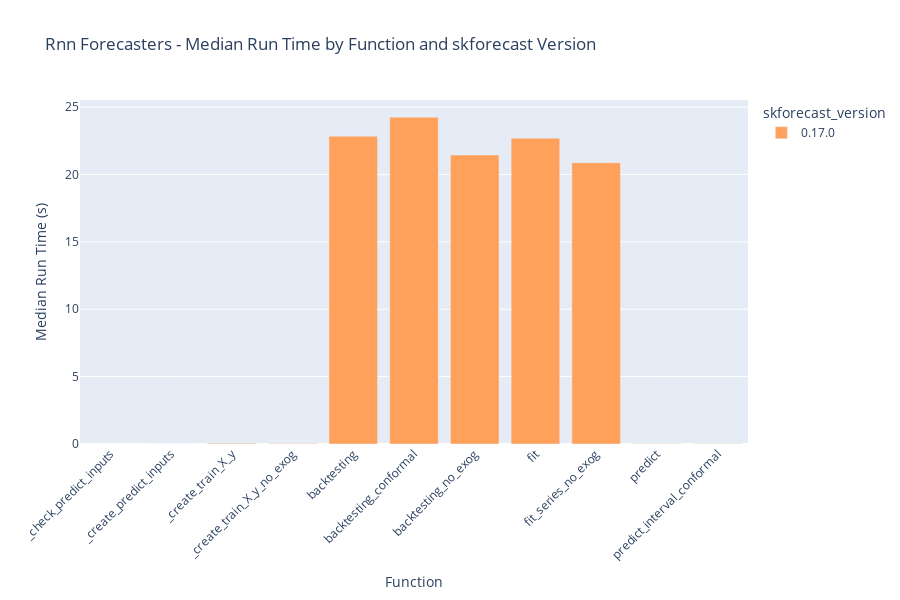

This figure's notebook cell:
### Markdown cell above
# Summary of historical results

### Code cell
selected_date = None
# 'Linux-6.11.0-24-generic-x86_64-with-glibc2.39'
# 'Windows-10-10.0.19045-SP0'
selected_platform = None

results_benchmark_all = joblib.load("./benchmark.joblib")
results_benchmark_all['function_name'] = results_benchmark_all['function_name'].str.split('_', n=1).str[1]
if selected_date:
    results_benchmark_all = results_benchmark_all.query("datetime.dt.date == @selected_date")
if selected_platform:
    results_benchmark_all = results_benchmark_all.query("platform == @selected_platform")
results_benchmark_all = results_benchmark_all.groupby(['forecaster_name', 'skforecast_version', 'function_name'])['run_time_avg'].agg('median').reset_index()
results_benchmark_all = results_benchmark_all.sort_values(by=['function_name'])

fig = px.bar(
    results_benchmark_all.query("forecaster_name in ['ForecasterRnn']"),
    x='function_name',
    y='run_time_avg',
    color='skforecast_version',
    barmode='group',
    title='Rnn Forecasters - Median Run Time by Function and skforecast Version',
    labels={'run_time_avg': 'Median Run Time (s)', 'function_name': 'Function'},
    category_orders={'skforecast_version': sorted(results_benchmark_all['skforecast_version'].unique())}
)
fig.update_layout(xaxis_tickangle=-45, height=600)
fig.show()

### Figure 1 — Plotly figure (JSON) as saved in the notebook; plotly's stock layout.template omitted (floating-point values rounded to 4 significant figures)
{"data": [{"alignmentgroup": "True", "hovertemplate": "skforecast_version=0.17.0<br>Function=%{x}<br>Median Run Time (s)=%{y}<extra></extra>", "legendgroup": "0.17.0", "marker": {"color": "#FFA15A", "pattern": {"shape": ""}}, "name": "0.17.0", "offsetgroup": "0.17.0", "orientation": "v", "showlegend": true, "textposition": "auto", "type": "bar", "x": ["_check_predict_inputs", "_create_predict_inputs", "_create_train_X_y", "_create_train_X_y_no_exog", "backtesting", "backtesting_conformal", "backtesting_no_exog", "fit", "fit_series_no_exog", "predict", "predict_interval_conformal"], "xaxis": "x", "y": [NaN, 0.002019, 0.05022, 0.04582, 22.84, 24.25, 21.44, 22.7, 20.88, 0.02014, 0.024], "yaxis": "y"}], "layout": {"barmode": "group", "height": 600, "legend": {"title": {"text": "skforecast_version"}, "tracegroupgap": 0}, "title": {"text": "Rnn Forecasters - Median Run Time by Function and skforecast Version"}, "xaxis": {"anchor": "y", "domain": [0, 1], "tickangle": -45, "title": {"text": "Function"}}, "yaxis": {"anchor": "x", "domain": [0, 1], "title": {"text": "Median Run Time (s)"}}}}
